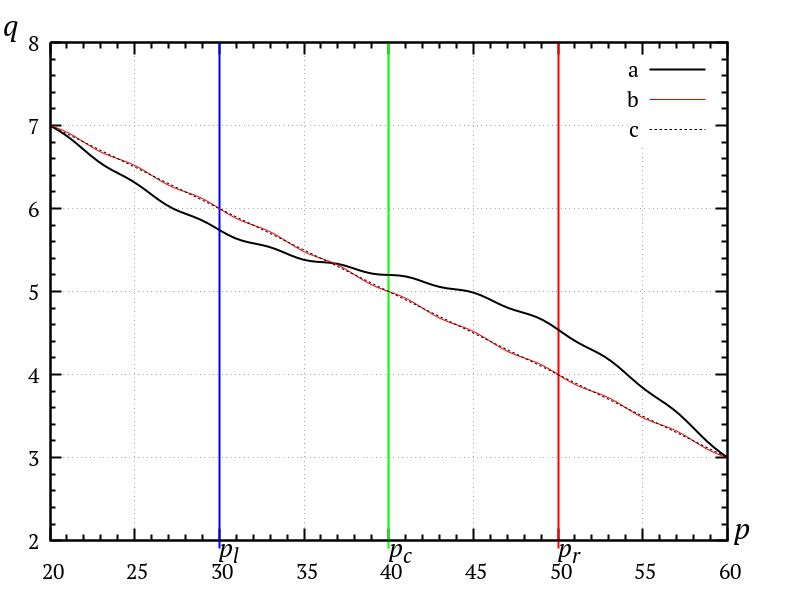

Reproduce this figure in gnuplot.
#set terminal pngcairo enhanced mono notransparent font "PT Serif, 14" size 800,600
set terminal pngcairo enhanced color notransparent font "PT Serif, 16" size 800,600
set output "q_p_dem.png"

set size 0.95,0.98
set grid lt rgb "#222222" lw 1 dashtype "_";
set border 15 lw 2;
set mxtics 5;
set mytics 5;

set key top right #; Right ; #width -12 ;
#set title "I({/Symbol t})";
set label 2 "{/:Italic*1.4 p}" at graph 1.01,0.02
set label 3 "{/:Italic*1.4 q}" at graph -0.07,1.03



p_min = 20.0;  p_max = 60.0;
p_dlt = p_max - p_min;
p_l   = 30.0; p_c = 40.0; p_r = 50.0; p_ox = 41;

load "q_dem_2060_all.gp"
load "q_dem.gp";

print "q_dlt= ", p_dlt;
print "p_l= ", p_l, "  p_c= ", p_c, "  p_r= ", p_r, "  p_ox= ", p_ox;
q_l = q_all( p_l );
q_c = q_all( p_c );
q_r = q_all( p_r );
q_ox= q_all( p_ox );
print "q_l= ", q_l, "  q_c= ", q_c, "  q_r= ", q_r, "  q_ox= ", q_ox;
# print  "  q(", p_low_d, ") = ", q_low_d, " dq= ", dq_low_d;

set style line 1 lt rgb "black"   lw 2;
set style line 2 lt rgb "red"     lw 1;
set style line 3 lt rgb "black"   lw 1 dashtype "-";
set style line 4 lt rgb "#55FF55" lw 2;
# set style line 5 lt rgb "#993333" lw 2;
# set style line 6 lt rgb "#772222" lw 2;
#
# set object 1 circle center p_low_d,q_low_d   size 0.02 fc rgb "blue"    fillstyle solid;
# set object 2 circle center p_max,q_max       size 0.03 fc rgb "green"   fillstyle solid;
# set object 3 circle center p_o,q_o           size 0.03 fc rgb "red"     fillstyle solid;
# set object 4 circle center p_o,q_min+a_q*p_o size 0.03 fc rgb "#993333" fillstyle solid;
#
# set arrow 1 from p_low_d_l,q_low_d_l to p_low_d_r,q_low_d_r head lt rgb "blue" lw 3;
set arrow 10 from p_l,1.9 to p_l,8.0 nohead lt rgb "blue"  lw 2;
set arrow 11 from p_c,1.9 to p_c,8.0 nohead lt rgb "green" lw 2;
set arrow 12 from p_r,1.9 to p_r,8.0 nohead lt rgb "red"   lw 2;

set label 10 "{/:Italic*1.2 p_l}" at first p_l,1.9
set label 11 "{/:Italic*1.2 p_c}" at first p_c,1.9
set label 12 "{/:Italic*1.2 p_r}" at first p_r,1.9

plot [p_min:p_max] [2:8] \
   q_all(x)   title "a" w l ls 1, \
   q_s20(x)   title "b" w l ls 2, \
   q_lin(x)   title "c" w l ls 3;

